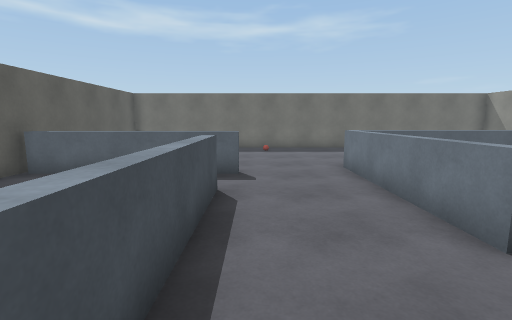
view 1 (above)

15 first-person views from a walk through a 3-D level made in the Unity game engine. The camera is 1.5 m above the floor, tilts 8° down and sees 85° across. The floor is counted in squares, 1 m on a side. Each view is taken from the middle of a square. On the plan, view 1 faces up. The plan holds only what a view shows up to about 14 squares ahead; the rest is blank. The place goes on beyond the plan.

view 2
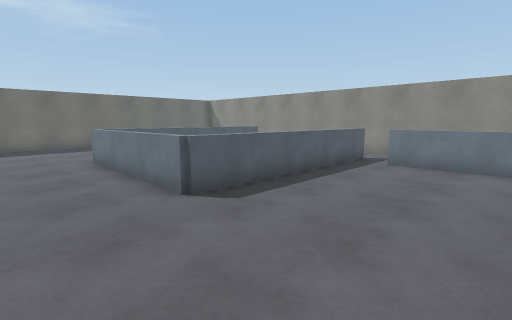

view 3
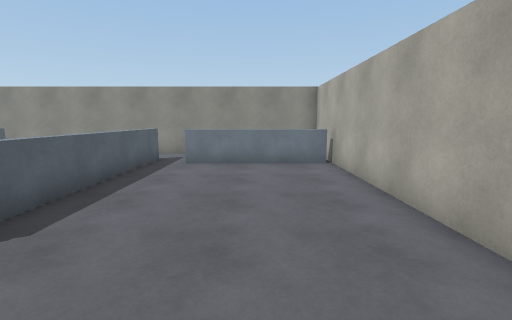

view 4
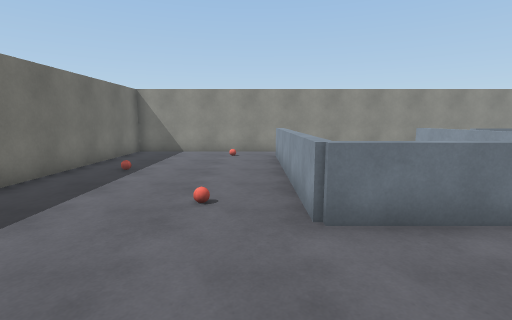

view 5
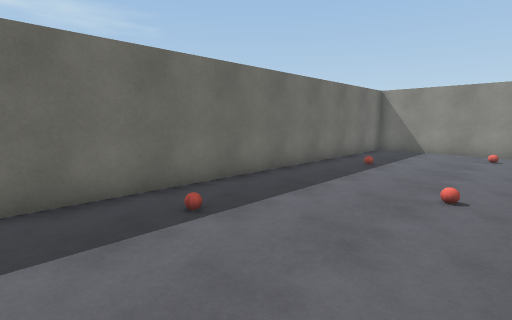

view 6
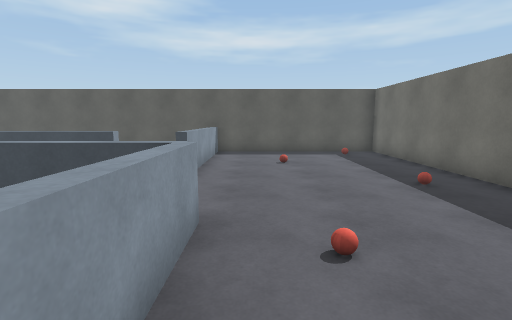

view 7
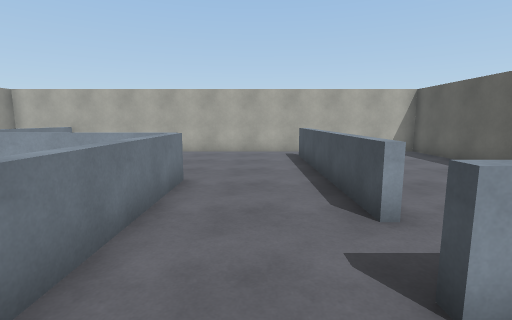

view 8
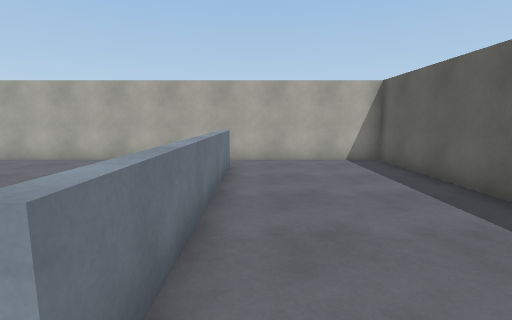

view 9
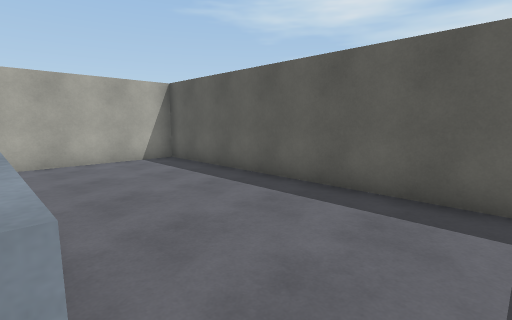

view 10
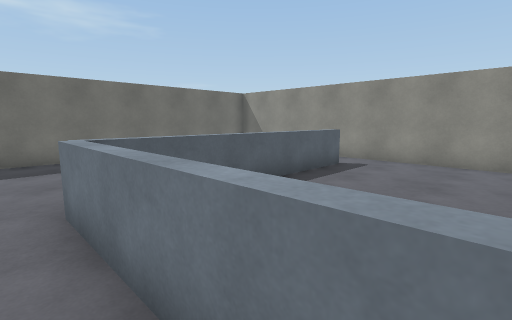

view 11
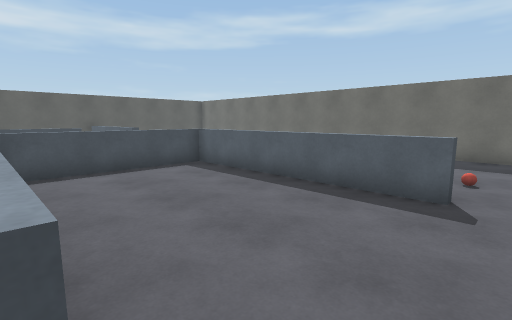

view 12
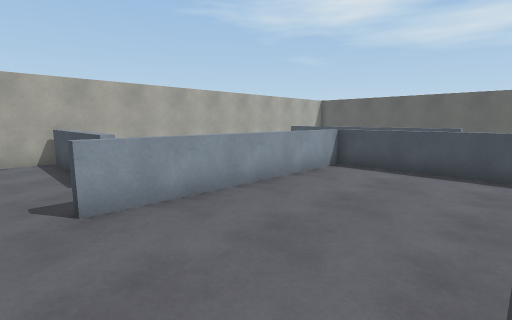

view 13
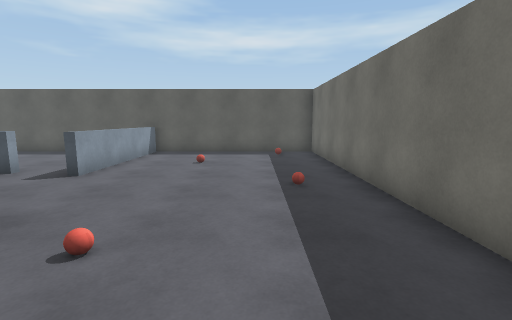

view 14
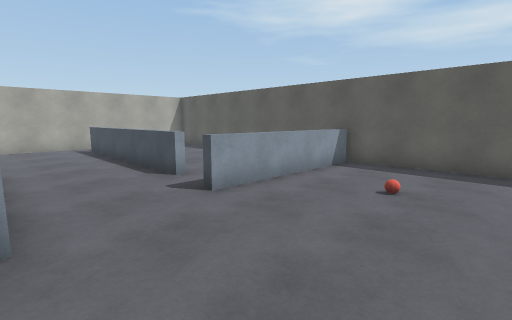

view 15
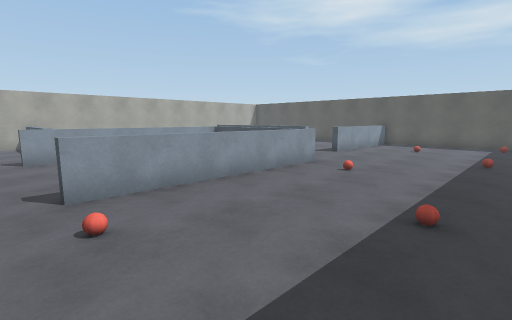

### Floor plan
Points are (right, up) in squares from view 1. A wall is a line through its corners. A room is listed if a view was taken in it or the views show most of it. See-through windows are left out.
Room 1 (views 1, 2, 3, 4, 5, 6, 7, 10, 13, 14, 15)
walls: (-0.8, 6) (-0.8, -1.9); (-6.6, 8.2) (-0.5, 8.2) (-0.5, 7.8); (9.5, 2.8) (2.9, 2.8) (2.9, 9.2) (11, 9.2); (12.8, 9.5) (12.8, 15.7) (-6.8, 15.7) (-6.8, 8); (-0.6, -3.7) (10.1, -3.7); (9.9, -3.6) (9.9, 1.5)
ways out: opening at (-1, -2.5) to room 2; opening at (-1, 7) to room 2; opening at (10, 2) to room 3; opening at (12, 9) to room 4
Room 2 (views 8, 9)
walls: (-1.2, -1.9) (-1.2, 6) (-0.8, 6); (-6.8, 8) (-6.8, -3.7) (-0.6, -3.7); (-0.5, 7.8) (-6.5, 7.8)
ways out: opening at (-1, -2.5) to room 1; opening at (-1, 7) to room 1
Room 3 (view 11)
walls: (9.9, 1.5) (10.1, 1.5) (10.1, -3.5); (11, 3.2) (11, 2.8) (9.5, 2.8); (10.1, -3.7) (12.8, -3.7) (12.8, 3.5)
ways out: opening at (10, 2) to room 1; opening at (12, 3) to room 4
Room 4 (view 12)
walls: (11, 9.2) (11, 8.9) (3.2, 8.9) (3.2, 3.2) (11, 3.2); (12.8, 3.5) (12.8, 9.5)
ways out: opening at (12, 9) to room 1; opening at (12, 3) to room 3

Where each view was taken, in squares from view 1:
view 1: 0 up, 0 right, facing up
view 2: 2 down, 0 right, facing up-right
view 3: 1 down, 0 right, facing right
view 4: 10 up, 1 left, facing right
view 5: 10 up, 2 left, facing up-right
view 6: 10 up, 7 right, facing left
view 7: 10 up, 1 right, facing down
view 8: 7 up, 2 left, facing down
view 9: 7 up, 1 left, facing down-left
view 10: 4 up, 2 right, facing up-right
view 11: 3 up, 12 right, facing up-left
view 12: 8 up, 12 right, facing down-left
view 13: 13 up, 7 right, facing left
view 14: 13 up, 3 right, facing down-left
view 15: 15 up, 12 right, facing down-left
